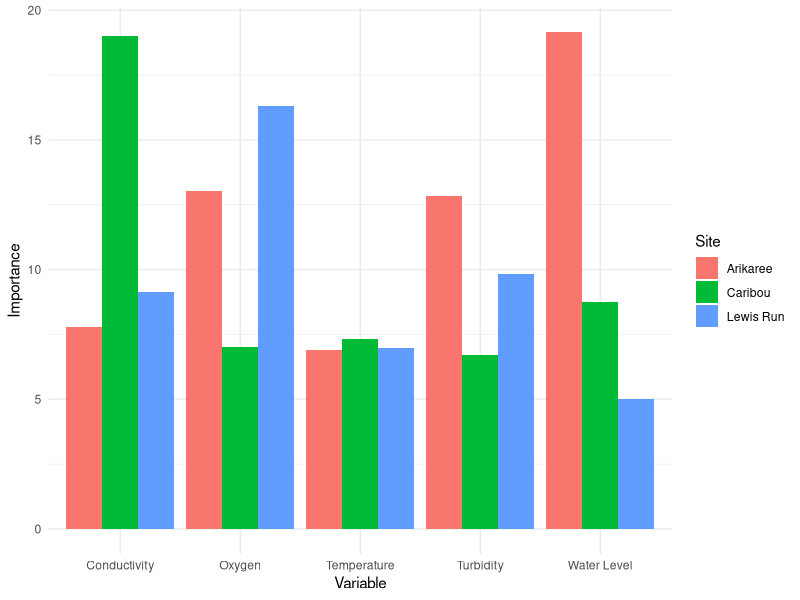

Write R code to recreate this figure.
## ---- chunk 1
# Model performance summary
knitr::kable(
  data.frame(
    Site = c("Arikaree", "Caribou", "Lewis Run"),
    `GAM only` = c(0.80, 0.75, 0.85),
    `GAM + ARIMA` = c(0.98, 0.99, 0.99)
  ),
  caption = "Table 1. Model performance by site (proportion of variation explained)."
)

## ---- chunk 2
# Placeholder example, replace with real data if available
library(ggplot2)
df <- data.frame(
  Site = rep(c("Arikaree","Caribou","Lewis Run"), each=5),
  Variable = rep(c("Conductivity","Oxygen","Temperature","Turbidity","Water Level"), 3),
  Importance = runif(15, 5, 20)
)
ggplot(df, aes(x=Variable, y=Importance, fill=Site)) +
  geom_col(position="dodge") +
  theme_minimal()
